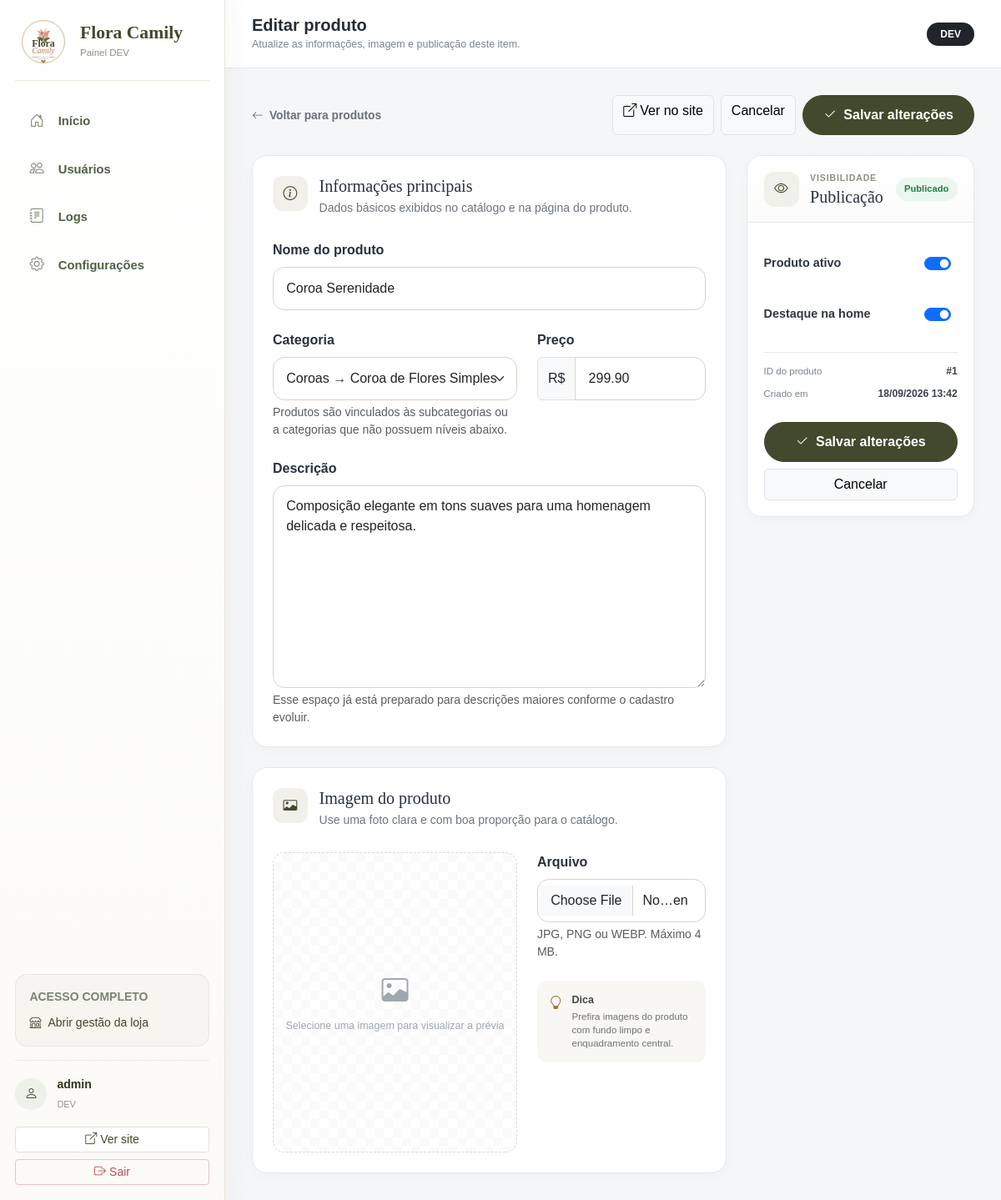
Page /admin-produto.php?id=1 (signed in) on the committed database.
### tables this page shows
CREATE TABLE IF NOT EXISTS products (
    id INT UNSIGNED AUTO_INCREMENT PRIMARY KEY,
    name VARCHAR(160) NOT NULL,
    category VARCHAR(100) NOT NULL DEFAULT 'Homenagens florais',
    category_id INT UNSIGNED NULL,
    description TEXT NULL,
    price DECIMAL(10,2) NOT NULL DEFAULT 0.00,
    image VARCHAR(255) NULL,
    active TINYINT(1) NOT NULL DEFAULT 1,
    featured TINYINT(1) NOT NULL DEFAULT 0,
    created_at TIMESTAMP DEFAULT CURRENT_TIMESTAMP,
    updated_at TIMESTAMP DEFAULT CURRENT_TIMESTAMP ON UPDATE CURRENT_TIMESTAMP,
    INDEX idx_products_active (active),
    INDEX idx_products_featured (featured),
    INDEX idx_products_category_id (category_id),
    CONSTRAINT fk_products_category FOREIGN KEY (category_id) REFERENCES categories(id) ON DELETE SET NULL
);

### config.php (called while the page is built, shortened)
<?php
function db(): PDO
{
    static $pdo = null;
    if ($pdo instanceof PDO) {
        return $pdo;
    }
    $dsn = 'mysql:host=' . DB_HOST . ';dbname=' . DB_NAME . ';charset=utf8mb4';
    try {
        $pdo = new PDO($dsn, DB_USER, DB_PASS, [
            PDO::ATTR_ERRMODE => PDO::ERRMODE_EXCEPTION,
            PDO::ATTR_DEFAULT_FETCH_MODE => PDO::FETCH_ASSOC,
            PDO::ATTR_EMULATE_PREPARES => false,
            PDO::MYSQL_ATTR_INIT_COMMAND => "SET NAMES utf8mb4 COLLATE utf8mb4_unicode_ci",
        ]);
    } catch (PDOException $e) {
        http_response_code(500);
        exit('Não foi possível conectar ao banco de dados. Verifique o arquivo config.local.php.');
    }
    return $pdo;
}
function e(?string $value): string
{
    return htmlspecialchars($value ?? '', ENT_QUOTES, 'UTF-8');
}
function categoriesHaveHierarchy(): bool
{
    static $hasHierarchy = null;
    if (is_bool($hasHierarchy)) {
        return $hasHierarchy;
    }
    try {
        $stmt = db()->query("SHOW COLUMNS FROM categories LIKE 'parent_id'");
        $hasHierarchy = (bool) $stmt->fetch();
    } catch (Throwable $e) {
        $hasHierarchy = false;
    }
    return $hasHierarchy;
}
function catalogCategories(bool $onlyActive = true): array
{
    static $cache = [];
    $cacheKey = $onlyActive ? 'active' : 'all';
    try {
        $sql = 'SELECT * FROM categories';
        $sql .= categoriesHaveHierarchy()
            ? ' ORDER BY COALESCE(parent_id, id), parent_id IS NOT NULL, sort_order ASC, name ASC'
            : ' ORDER BY sort_order ASC, name ASC';
        $cache[$cacheKey] = db()->query($sql)->fetchAll();
    } catch (Throwable $e) {
        $cache[$cacheKey] = [];
    }
    return $cache[$cacheKey];
}
function productCategoryOptions(bool $onlyActive = true): array
{
    $categories = catalogCategories($onlyActive);
    $byId = [];
    $hasChildren = [];
    foreach ($categories as $category) {
        $id = (int) $category['id'];
        $byId[$id] = $category;
        if ($category['parent_id'] !== null) {
            $hasChildren[(int) $category['parent_id']] = true;
        }
    }
    $options = [];
    foreach ($categories as $category) {
        $id = (int) $category['id'];
        $parentName = null;
        if ($category['parent_id'] !== null) {
            $parent = $byId[(int) $category['parent_id']] ?? null;
            $parentName = $parent['name'] ?? null;
        }
        $category['parent_name'] = $parentName;
        $category['has_children'] = isset($hasChildren[$id]);
        $options[] = $category;
    }
    usort($options, static function (array $a, array $b): int {
        $aRoot = $a['parent_id'] === null ? (int) $a['id'] : (int) $a['parent_id'];
        $bRoot = $b['parent_id'] === null ? (int) $b['id'] : (int) $b['parent_id'];
        if ($aRoot !== $bRoot) {
            return $aRoot <=> $bRoot;
        }
        if (($a['parent_id'] === null) !== ($b['parent_id'] === null)) {
            return $a['parent_id'] === null ? -1 : 1;
        }
        return ((int) $a['sort_order'] <=> (int) $b['sort_order'])
            ?: strcmp((string) $a['name'], (string) $b['name']);
    });
    return $options;
}

### admin-produto.php (the view, shortened to what this page needs)
<?php
require __DIR__ . '/config.php';
$id = filter_input(INPUT_GET, 'id', FILTER_VALIDATE_INT) ?: 0;
$product = null;
if ($id > 0) {
    $stmt = db()->prepare('SELECT * FROM products WHERE id = ? LIMIT 1');
    $stmt->execute([$id]);
    $product = $stmt->fetch();
}
$categories = productCategoryOptions(false);
$isEditing = !empty($product['id']);
require __DIR__ . '/includes/admin-shell-start.php';
?>
<form method="post" enctype="multipart/form-data" class="admin-product-form-page">
    <div class="d-flex flex-column flex-md-row justify-content-between align-items-md-center gap-3 mb-4">
        <div>
            <a href="admin-produtos.php" class="admin-back-link">
                <i class="bi bi-arrow-left"></i>
                Voltar para produtos
            </a>
        </div>
        <div class="d-flex flex-wrap gap-2">
            <?php if ($isEditing && (int) ($product['active'] ?? 0) === 1): ?>
                <a
                    href="produto.php?id=<?= (int) $product['id'] ?>"
                    target="_blank"
                    class="btn btn-light border"
                >
                    <i class="bi bi-box-arrow-up-right me-1"></i>Ver no site
                </a>
            <?php endif; ?>
            <a href="admin-produtos.php" class="btn btn-light border">Cancelar</a>
            <button class="btn btn-brand px-4" type="submit">
                <i class="bi bi-check2 me-1"></i>
                <?= $isEditing ? 'Salvar alterações' : 'Cadastrar produto' ?>
            </button>
        </div>
    </div>
    <div class="row g-4 align-items-start">
        <div class="col-xl-8">
            <div class="admin-card p-4 mb-4">
                <div class="product-form-section-header">
                    <span class="product-form-section-icon"><i class="bi bi-info-circle"></i></span>
                    <div>
                        <h2 class="h5 mb-1">Informações principais</h2>
                        <p class="small text-secondary mb-0">Dados básicos exibidos no catálogo e na página do produto.</p>
                    </div>
                </div>
                <div class="row g-4 mt-1">
                    <div class="col-12">
                        <label for="productName" class="form-label fw-semibold">Nome do produto</label>
                        <input
                            type="text"
                            name="name"
                            id="productName"
                            class="form-control"
                            maxlength="160"
                            required
                            value="<?= e((string) ($product['name'] ?? '')) ?>"
                            placeholder="Ex.: Coroa Serenidade"
                        >
                    </div>
                    <div class="col-md-7">
                        <label for="productCategory" class="form-label fw-semibold">Categoria</label>
                        <select name="category_id" id="productCategory" class="form-select">
                            <?php foreach ($categories as $category): ?>
                                <option
                                    value="<?= (int) $category['id'] ?>"
                                    <?= (int) ($product['category_id'] ?? 0) === (int) $category['id'] ? 'selected' : '' ?>
                                >
                                    <?= !empty($category['parent_name']) ? e($category['parent_name']) . ' → ' : '' ?><?= e($category['name']) ?><?= !(int) $category['active'] ? ' (oculta)' : '' ?>
                                </option>
                            <?php endforeach; ?>
                        </select>
                        <div class="form-text">Produtos são vinculados às subcategorias ou a categorias que não possuem níveis abaixo.</div>
                    </div>
                    <div class="col-md-5">
                        <label for="productPrice" class="form-label fw-semibold">Preço</label>
                        <div class="input-group">
                            <span class="input-group-text">R$</span>
                            <input
                                type="number"
                                name="price"
                                id="productPrice"
                                class="form-control"
                                min="0"
                                step="0.01"
                                inputmode="decimal"
                                required
                                value="<?= e(isset($product['price']) && $product['price'] !== '' ? number_format((float) $product['price'], 2, '.', '') : '') ?>"
                                placeholder="0,00"
                            >
                        </div>
                    </div>
                    <div class="col-12">
                        <label for="productDescription" class="form-label fw-semibold">Descrição</label>
                        <textarea
                            name="description"
                            id="productDescription"
                            class="form-control product-description-field"
                            rows="9"
                            placeholder="Descreva a composição, estilo, ocasião e outros detalhes importantes."
                        ><?= e((string) ($product['description'] ?? '')) ?></textarea>
                        <div class="form-text">Esse espaço já está preparado para descrições maiores conforme o cadastro evoluir.</div>
                    </div>
                </div>
            </div>
            <div class="admin-card p-4">
                <div class="product-form-section-header">
                    <span class="product-form-section-icon"><i class="bi bi-card-image"></i></span>
                    <div>
                        <h2 class="h5 mb-1">Imagem do produto</h2>
                        <p class="small text-secondary mb-0">Use uma foto clara e com boa proporção para o catálogo.</p>
                    </div>
                </div>
                <div class="row g-4 align-items-start mt-1">
                    <div class="col-md-7">
                        <div class="product-image-preview product-page-image-preview" id="productImagePreview">
                            <div
                                class="product-image-placeholder"
                                id="productImagePlaceholder"
                                <?= !empty($product['image']) ? 'hidden' : '' ?>
                            >
                                <i class="bi bi-image"></i>
                                <span>Selecione uma imagem para visualizar a prévia</span>
                            </div>
                        </div>
                    </div>
                    <div class="col-md-5">
                        <label for="productImage" class="form-label fw-semibold">Arquivo</label>
                        <input
                            type="file"
                            name="image"
                            id="productImage"
                            class="form-control"
                            accept="image/jpeg,image/png,image/webp"
                        >
                        <div class="form-text mb-3">JPG, PNG ou WEBP. Máximo 4 MB.</div>
                        <div class="product-media-tip mt-4">
                            <i class="bi bi-lightbulb"></i>
                            <div>
                                <strong>Dica</strong>
                                <span>Prefira imagens do produto com fundo limpo e enquadramento central.</span>
                            </div>
                        </div>
                    </div>
                </div>
            </div>
        </div>
        <div class="col-xl-4">
            <div class="admin-card product-publish-card sticky-xl-top">
                <div class="product-publish-head">
                    <div class="product-publish-head-icon"><i class="bi bi-eye"></i></div>
                    <div class="flex-grow-1">
                        <span class="product-publish-kicker">Visibilidade</span>
                        <h2 class="h5 mb-0">Publicação</h2>
                    </div>
                    <span class="product-publish-state <?= !isset($product['active']) || (int) $product['active'] === 1 ? 'is-active' : '' ?>" id="productPublishState">
                    </span>
                </div>
                <div class="product-publish-body">
                    <div class="product-publish-options">
                        <label class="product-publish-option" for="productActive">
                            <strong>Produto ativo</strong>
                            <span class="form-check form-switch m-0">
                                <input
                                    class="form-check-input"
                                    type="checkbox"
                                    name="active"
                                    id="productActive"
                                    <?= !isset($product['active']) || (int) $product['active'] === 1 ? 'checked' : '' ?>
                                >
                            </span>
                        </label>
                        <label class="product-publish-option" for="productFeatured">
                            <strong>Destaque na home</strong>
                            <span class="form-check form-switch m-0">
                                <input
                                    class="form-check-input"
                                    type="checkbox"
                                    name="featured"
                                    id="productFeatured"
                                    <?= (int) ($product['featured'] ?? 0) === 1 ? 'checked' : '' ?>
                                >
                            </span>
                        </label>
                    </div>
                <?php if ($isEditing): ?>
                    <div class="product-meta-box mt-4">
                        <div>
                            <span>ID do produto</span>
                            <strong>#<?= (int) $product['id'] ?></strong>
                        </div>
                        <?php if (!empty($product['created_at'])): ?>
                            <div>
                                <span>Criado em</span>
                                <strong><?= date('d/m/Y H:i', strtotime((string) $product['created_at'])) ?></strong>
                            </div>
                        <?php endif; ?>
                    </div>
                <?php endif; ?>
                <div class="d-grid gap-2 mt-4">
                    <button class="btn btn-brand" type="submit">
                        <i class="bi bi-check2 me-1"></i>
                        <?= $isEditing ? 'Salvar alterações' : 'Cadastrar produto' ?>
                    </button>
                    <a href="admin-produtos.php" class="btn btn-light border">Cancelar</a>
                </div>
                </div>
            </div>
        </div>
    </div>
</form>
<?php require __DIR__ . '/includes/admin-shell-end.php'; ?>

### assets/css/style.css (style rules this page uses)
:root { --flora-cream: #f7f0e7; --flora-cream-2: #fffaf5; --flora-olive: #43492c; --flora-olive-dark: #30351f; --flora-rose: #d8a18d; --flora-terracotta: #b97856; --flora-gold: #b48b56; --flora-text: #3e3a35; --flora-muted: #7d766e; --flora-border: #eadfd2; }
html { scroll-behavior: smooth; }
body { font-family: 'Manrope', sans-serif; color: var(--flora-text); background: #fff; }
h1, h2, h3, h4, h5, .brand-name, .footer-brand { font-family: 'Cormorant Garamond', serif; }
a { color: inherit; }
.btn-brand { background: var(--flora-olive); color: #fff; border: 1px solid var(--flora-olive); border-radius: 999px; padding: .7rem 1.15rem; font-weight: 700; }
.form-control, .form-select { border-radius: 14px; border-color: #ddd2c7; padding: .8rem .95rem; }
.admin-shell { min-height: 100vh; background: #f7f5f2; }
.admin-card { border: 1px solid #e7e0d8; border-radius: 18px; background: #fff; }

### rows in the picture
products: name "Coroa Serenidade", category_id "Coroas → Coroa de Flores Simples", price "299.90", description "Composição elegante em tons suaves para uma homenagem delicada e respeitosa.", active "☑", featured "☑", id "1", created_at "18/09/2026 13:42"

### other values in the picture
$item['label'] "Início"
$item['label'] "Usuários"
$item['label'] "Logs"
$item['label'] "Configurações"
$_SESSION['admin_username'] "admin"
$adminRole "DEV"
$adminTitle "Editar produto"
$adminSubtitle "Atualize as informações, imagem e publicação deste item."
